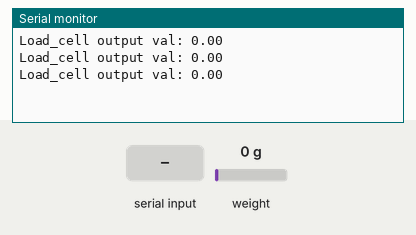
A sketch run on a simulated ESP32. On the bench: the last lines printed to the serial monitor. Inputs (shaded band) come from the test bench; at power-on: weight on the scale 0 g. WiFi joins after 1.5 s; servers stay silent unless stated.

Above: at 5.1 s.
5.2 s: "t" received over Serial
At 5.41 s:
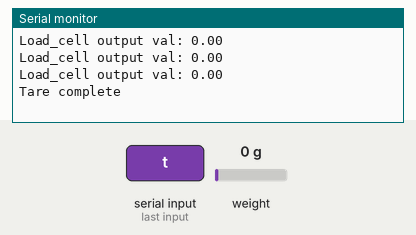
6.7 s: weight on the scale set to 100 g
At 7.4 s:
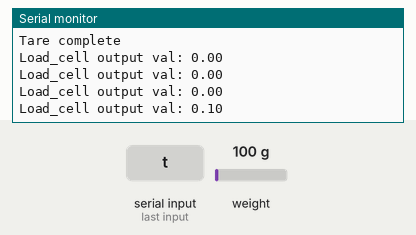
8.2 s: weight on the scale set to 1250 g
At 8.9 s:
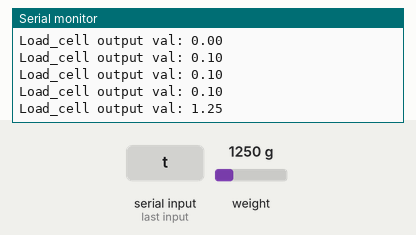
Timing chart, 0 to 11.2 s (numbered marks = the images above; inputs shaded):
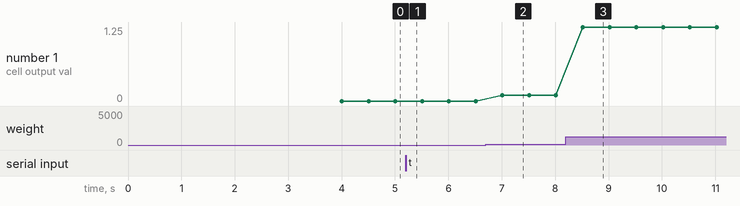

Measured:
- after the input at 5.2 s, the serial monitor: prints a new line at once (image 1)
- after the input at 6.7 s, the serial monitor: prints a new line after 0.31 s (image 2)
- after the input at 8.2 s, the serial monitor: prints a new line after 0.32 s (image 3)
- plotted number 1: 0 → 0.1 after the input at 6.7 s, 0.1 → 1.25 after the input at 8.2 s

The sketch:

ScaleServer.ino
```cpp
// Load Wi-Fi library
//#include <ESP8266WiFi.h>
#include <WiFi.h>
#include <WebServer.h>
#include <ArduinoJson.h>
#include <HX711_ADC.h>

//Wifi Info
const char *SSID = "ARRIS-555D";
const char *PWD = "621124665614";

//pins:
const int HX711_dout = 4; //mcu > HX711 dout pin
const int HX711_sck = 5; //mcu > HX711 sck pin

//HX711 constructor:
HX711_ADC LoadCell(HX711_dout, HX711_sck);

const int calVal_calVal_eepromAdress = 0;
unsigned long t = 0;

float weight;

WebServer server(80);

StaticJsonDocument<250> jsonDocument;
char buffer[250];


void connectToWiFi() {
  Serial.print("Connecting to ");
  Serial.println(SSID);

  WiFi.begin(SSID, PWD);

  while (WiFi.status() != WL_CONNECTED) {
    Serial.print(".");
    delay(500);

  }

  Serial.print("Connected. IP: ");
  Serial.println(WiFi.localIP());
}

void setup_routing() {
  server.on("/weight", HTTP_GET, getWeight);
  server.on("/test", HTTP_GET, getWeight);
  server.begin();
}

void create_json(char *tag, float value) {
  jsonDocument.clear();
  jsonDocument["type"] = tag;
  jsonDocument["value"] = value;
  serializeJson(jsonDocument, buffer);
}

void add_json_object(char *tag, String value) {
  JsonObject obj = jsonDocument.createNestedObject();
  obj["type"] = tag;
  obj["value"] = value;
}

void test(){
   create_json("weight", weight);
   server.send(200,"application/json", buffer);
}

void getWeight(){
  create_json("weight", weight);
  server.send(200,"application/json", buffer);

}

void setup() {
  connectToWiFi();
  setup_routing();
  Serial.begin(115200);
  Serial.println("Starting...");
  float calibrationValue; // calibration value
  calibrationValue = -9457;
  LoadCell.begin();
  unsigned long stabilizingtime = 2000;
  boolean _tare = true;
  LoadCell.start(stabilizingtime, _tare);
  if (LoadCell.getTareTimeoutFlag()) {
    Serial.println("Timeout, check MCU>HX711 wiring and pin designations");
  }
  else {
    LoadCell.setCalFactor(calibrationValue); // set calibration factor (float)
    Serial.println("Startup is complete");
  }
  while (!LoadCell.update());
  Serial.print("Calibration value: ");
  Serial.println(LoadCell.getCalFactor());
  Serial.print("HX711 measured conversion time ms: ");
  Serial.println(LoadCell.getConversionTime());
  Serial.print("HX711 measured sampling rate HZ: ");
  Serial.println(LoadCell.getSPS());
  Serial.print("HX711 measured settlingtime ms: ");
  Serial.println(LoadCell.getSettlingTime());
  Serial.println("Note that the settling time may increase significantly if you use delay() in your sketch!");
  if (LoadCell.getSPS() < 7) {
    Serial.println("!!Sampling rate is lower than specification, check MCU>HX711 wiring and pin designations");
  }
  else if (LoadCell.getSPS() > 100) {
    Serial.println("!!Sampling rate is higher than specification, check MCU>HX711 wiring and pin designations");
  }
}

void loop() {
  server.handleClient();
  static boolean newDataReady = 0;
  if (LoadCell.update()) newDataReady = true;
  const int serialPrintInterval = 500;

  // get smoothed value from the dataset:
  if (newDataReady) {
    if (millis() > t + serialPrintInterval) {
      float i = LoadCell.getData();
      weight = i;
      Serial.print("Load_cell output val: ");
      Serial.println(i);
      newDataReady = 0;
      t = millis();
    }
  }

  // receive command from serial terminal, send 't' to initiate tare operation:
  if (Serial.available() > 0) {
    char inByte = Serial.read();
    if (inByte == 't') LoadCell.tareNoDelay();
  }

 if (LoadCell.getTareStatus() == true) {
    Serial.println("Tare complete"); if (LoadCell.update()) newDataReady = true;
  }

}
```
